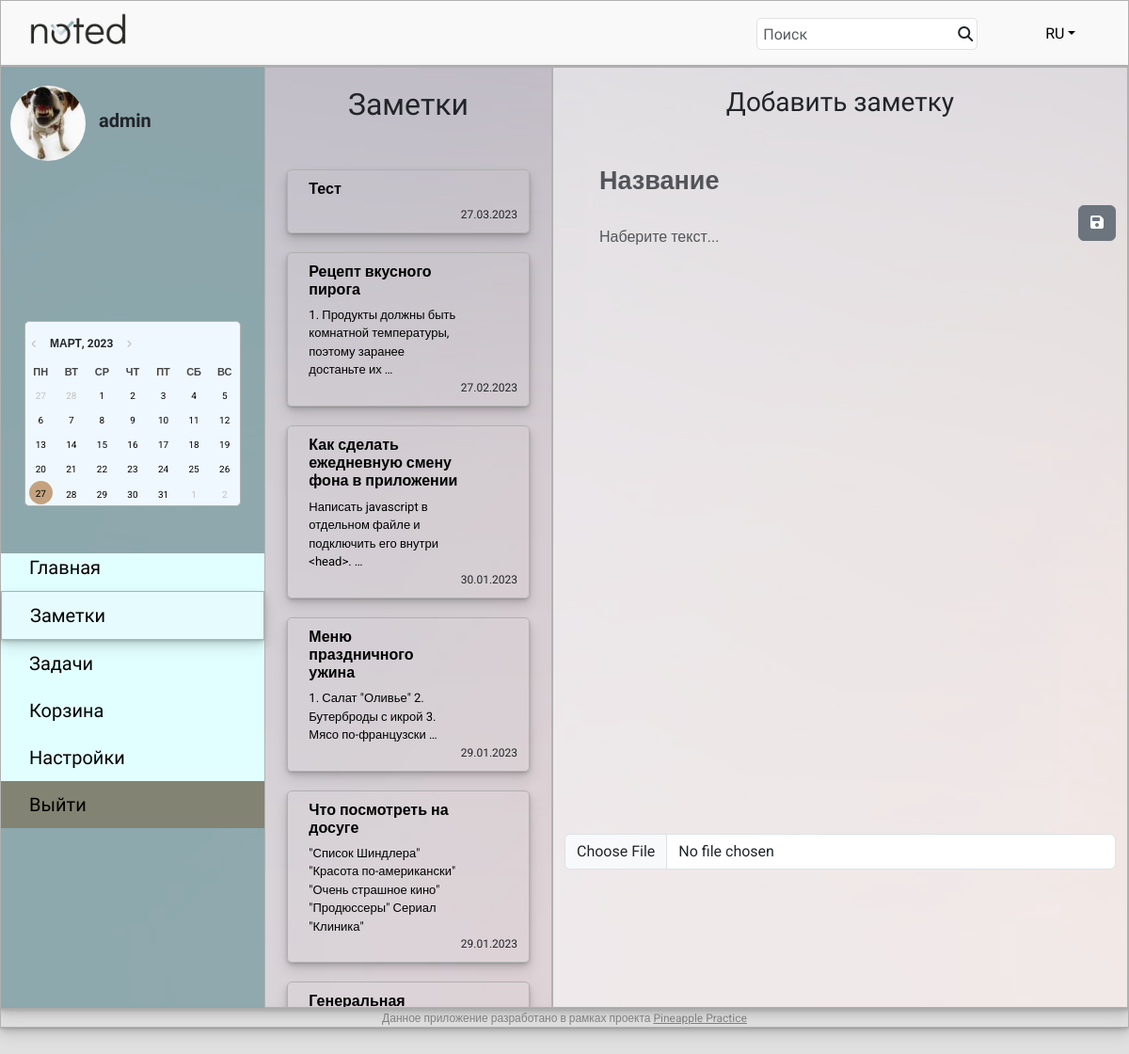
Page /main/notes (signed in) on the committed database.
### notes/models.py (models this page shows, shortened)
class UserProfile(models.Model):
    user = models.OneToOneField(User, on_delete=models.CASCADE)
    avatar = models.ImageField(default='/avatars/user_male_circle_icon.svg',
                               upload_to='avatars')

class Note(models.Model):
    note_title = models.CharField(max_length=250)
    note_text = models.TextField()
    note_time = models.DateField()
    note_author = models.ForeignKey(User, on_delete=models.CASCADE)
    note_trash = models.BooleanField(default=False)
    note_file = models.FileField(null=True, blank=True, upload_to='documents')

### notes/views.py (the view)
# urls.py: path('notes', all_notes, name='notes'),
@login_required
def all_notes(request):
    user = request.user
    if request.method == "POST":
        note_title = request.POST['note_title']
        note_text = request.POST['note_text']
        note_time = datetime.date.today()
        note_file = request.FILES['note_file']
        Note.objects.create(note_title=note_title, note_text=note_text, note_author=user, note_time=note_time, note_file=note_file)
        return redirect('notes')
    else:
        notes = Note.objects.filter(note_author=user, note_trash=False).order_by('-note_time')
        return render(request, 'notes.html', context={'notes': notes})

### templates/notes.html (shortened to what this page needs)
{% extends "default.html" %}
{% block content %}
    <div class="container-xxl main-main">
        <div class="row">
            <div class="col-auto col-2 sidebar" style="width: 280px;">
                <div class="ava">
                    <img src="{{ request.user.userprofile.avatar.url }}" alt="Avatar" width="80" height="80" class="rounded-circle">
                    <span class="username">{{ request.user }}</span>
                </div>
                <div class="calendar-wrapper" style="margin-top: 170px;">
                    <button id="btnPrev" type="button" style="margin-top: 15px;"></button>
                    <h6 id="headCal"></h6>
                    <button id="btnNext" type="button"></button>
                    <div id="divCal"></div>
                </div>
                <div class="nav-list">
                    <ul style="list-style-type: none;">
                        <li style="padding-top: 0px;"><a href="{% url 'main' %}">Главная</a></li>
                        <li class="current_page"><a href="{% url 'notes' %}">Заметки</a></li>
                        <li><a href="{% url 'tasks' %}">Задачи</a></li>
                        <li><a href="{% url 'trash' %}">Корзина</a></li>
                        <li><a href="{% url 'user_settings' %}">Настройки</a></li>
                        <li style="background: rgba(108, 100, 81, 0.8);"><a href="{% url 'logout' %}">Выйти</a></li>
                    </ul>
                </div>
            </div>
            <div class="col" id="tasks-notes">
                <div class="row">
                    <div class="col-4 tasks">
                        <h2 style="text-align: center; font-family: 'Didact Gothic', sans-serif; margin-top: 20px; margin-bottom: 50px;">Заметки</h2>
                        <div class="col-10 offset-1">
                        {% for note in notes %}
                            <div class="row note-block">
                                <a href="{% url 'note_details' note.id %}">
                                    <div class="col-9">
                                        <h6><b>{{ note.note_title }}</b></h6>
                                        {{ note.note_text | truncatewords:10 }}
                                    </div>
                                </a>
                                <div class="col-3 ms-auto note_date2">
                                    {{ note.note_time | date:"j.m.Y" }}
                                </div>
                            </div>
                        {% endfor %}
                        </div>
                    </div>
                    <div class="col-8 notes" style="background: rgba(255, 255, 255, 0.5);">
                        <h3 style="text-align: center; font-family: 'Didact Gothic', sans-serif; margin-top: 20px; margin-bottom: 20px;">Добавить заметку</h3>
                        <form method="post" action="{% url 'notes' %}" class="form-area" enctype='multipart/form-data'>
                            <div class="mb-3">
                                <input type="text" class="form-control note-title" name="note_title" placeholder="Название">
                                <button type="submit" class="btn btn-secondary" style="float: right;">
                                    <i class="fa-solid fa-floppy-disk"></i>
                                </button>
                            </div>
                            <div>
                                <textarea class="form-control note-text" rows="25" name="note_text" placeholder="Наберите текст..."></textarea>
                            </div>
                            <div class="mb-3" style="margin-top: 40px;">
                              <input class="form-control" type="file" name="note_file">
                            </div>
                        </form>
                    </div>
                </div>
            </div>
        </div>
    </div>
{% endblock content %}

### static/css/styles.css (style rules this page uses)
body { font-family: 'Roboto', sans-serif; background: #E0E0E0; }
textarea { resize: none; }
.form-area { margin-top: 40px; }
.main-main { border: 0.5px solid #b1b1b1; box-shadow: 0px 1px 2px rgba(0,0,0,0.1), 0px 2px 4px rgba(0,0,0,0.1), 0px 4px 8px rgba(0,0,0,0.1), 0px 8px 16px rgba(0,0,0,0.1); background: url(/static/images/bg-2.jpg) no-repeat center fixed; background-size: cover; }
.tasks, .notes { border: 0.5px solid #b1b1b1; height: 1000px; overflow-y: scroll; }
.tasks a, .main-notes a { color: black; text-decoration: none; }
.note-block { border: 0.5px solid #b1b1b1; font-size: 13px; margin-top: 20px; margin-bottom: 20px; border-radius: 5px; padding: 10px; box-shadow: 0px 1px 2px rgba(0,0,0,0.1), 0px 2px 4px rgba(0,0,0,0.1), 0px 4px 8px rgba(0,0,0,0.1), 0px 8px 16px rgba(0,0,0,0.1); }
.note_date2 { font-size: 12px; margin-right: 15px; }
.note-title { border: 0; background: none; font-size: 27px; font-weight: 600; width: 70%; margin-left: 25px; }
.note-text { border: 0; background: none; width: 80%; margin-left: 25px; }
.calendar-wrapper { margin: 100px 25px 0px 25px; border: 0.5px solid #b1b1b1; border-radius: 5px; background: #f0f8ff; }
#divCal { margin-top: 10px; }
#headCal { margin: 0px 0px; text-transform: uppercase; font-size: 12px; display: inline; font-weight: 700; }
#btnPrev:before { content: '\f104'; font-family: FontAwesome; padding-right: 4px; }
#btnNext:after { content: '\f105'; font-family: FontAwesome; padding-left: 4px; }
#btnPrev, #btnNext { background: transparent; border: none; outline: none; font-size: 0.6em; color: #c0c0c0; cursor: pointer; transition: all 0.3s ease; }
.sidebar { background: rgba(126, 159, 164, 0.8); padding: 0px; }
.ava { margin-top: 20px; margin-bottom: 20px; padding: 0px 10px; }
.username { padding-left: 10px; font-weight: 600; font-size: 20px; font-family: 'Didact Gothic', sans-serif; }
.nav-list { font-family: 'Didact Gothic', sans-serif; font-size: 20px; background: #E2FFFF; margin-left: 0px; margin-right: 0px; margin-top: 50px; }
.nav-list ul { padding-left: 0px; }
.nav-list li { padding-top: 10px; padding-bottom: 10px; padding-left: 30px; }
.nav-list a { color: black; text-decoration: none; test-align: center; }
.current_page { background: rgba(236, 247, 251, 0.5); border: 0.5px solid #b1b1b1; box-shadow: 0px 1px 2px rgba(0,0,0,0.1), 0px 2px 4px rgba(0,0,0,0.1), 0px 4px 8px rgba(0,0,0,0.1), 0px 8px 16px rgba(0,0,0,0.1); }

### rows in the picture
Note: note_title "Тест", note_time "27.03.2023"
Note: note_title "Рецепт вкусного пирога", note_text "1. Продукты должны быть комнатной температуры, поэтому заранее достаньте их …", note_time "27.02.2023"
Note: note_title "Как сделать ежедневную смену фона в приложении", note_text "Написать javascript в отдельном файле и подключить его внутри <head>. …", note_time "30.01.2023"
Note: note_title "Меню праздничного ужина", note_text "1. Салат \"Оливье\" 2. Бутерброды с икрой 3. Мясо по-французски …", note_time "29.01.2023"
Note: note_title "Что посмотреть на досуге", note_text "\"Список Шиндлера\" \"Красота по-американски\" \"Очень страшное кино\" \"Продюссеры\" Сериал \"Клиника\"", note_time "29.01.2023"
Note: note_title "Генеральная…"

### other values in the picture
{{ request.user }} "admin"
